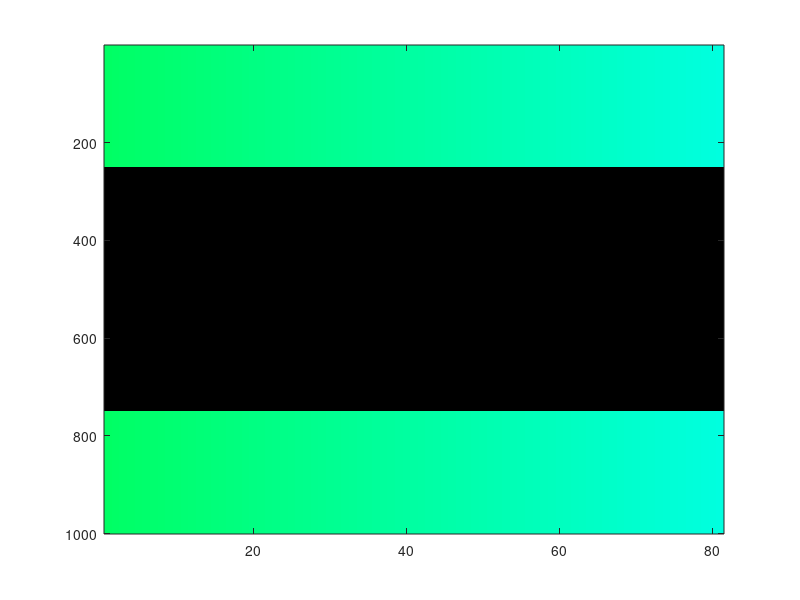
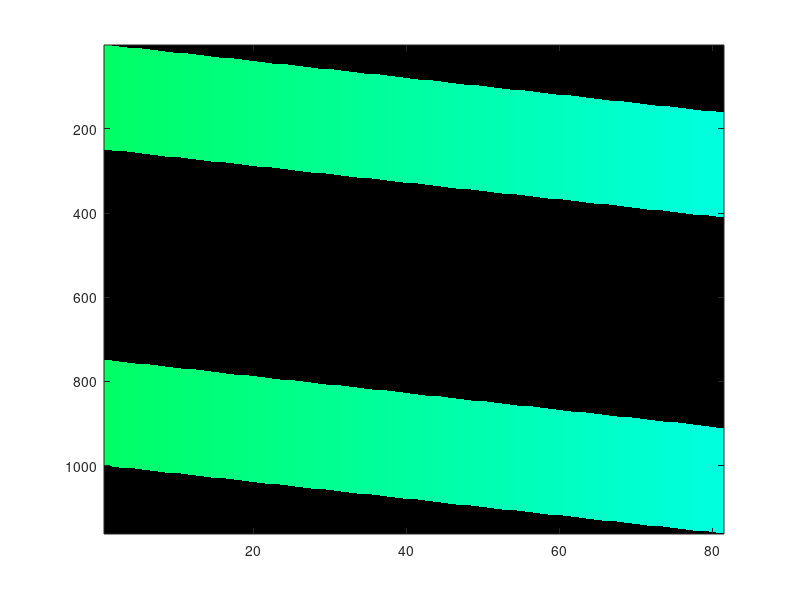
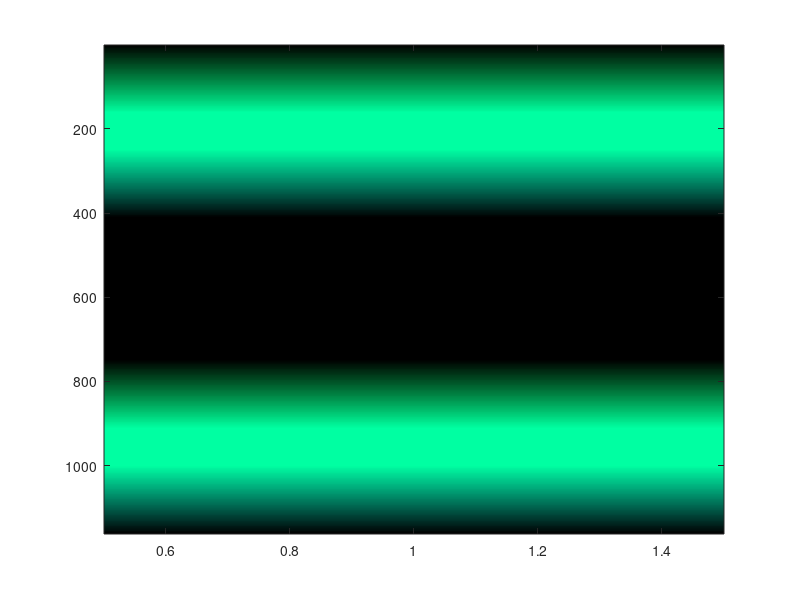

The MATLAB source for these figures, in order:
% This script tests the idea of convoluting a 1D shape into 1 line
clear; close all; clc;
%% Start program (input)
% Amount of colors (amount of columns) [50]
amountOfColors = 1000;

% Amount of elements in the height direction (Amount of row entries) [100]
amountOfElementsInHeight = amountOfColors;

% Dictates the percentage of the center part blocked by the filter [50]
percentageBlocked = 50; 

% Specify the portion you select from the generated spectrum (in
% percentage) [45,70]
beginSpectrum = 40;
endSpectrum = 48;

% Specify the speed of the diffraction grating (not in real /mm but just a
% number) [3]
speedGrating = 2;

%% Initialisation
% Get colors
colors = hsv(amountOfColors)';

% Initialise image (white)
base = ones(amountOfElementsInHeight,amountOfColors,3);

% Assign colors to image
base(:,:,1) = repmat(colors(1,:),amountOfElementsInHeight,1);
base(:,:,2) = repmat(colors(2,:),amountOfElementsInHeight,1);
base(:,:,3) = repmat(colors(3,:),amountOfElementsInHeight,1);

% Put colors through slit to gather desired colors
truncatedColors = base(:,floor(beginSpectrum/100*amountOfColors):floor(endSpectrum*amountOfColors/100),:);

%Show image
image(truncatedColors)

% Block part of the spectrum
blockedElements = floor(size(truncatedColors,1)*percentageBlocked/100);
% Create blocking filter
blockingFilter = zeros(blockedElements,size(truncatedColors,2),3);

% Calculate index start
indexStart = floor((size(truncatedColors,1) - blockedElements)/2);
% Apply filter
truncatedColors(indexStart:indexStart+blockedElements-1,:,:) = blockingFilter;

image(truncatedColors);

newAmtColors = size(truncatedColors,2);
% Create bigger zero matrix to be used for shifting the colors
bigMatrix = zeros(speedGrating*newAmtColors+amountOfElementsInHeight,newAmtColors,3);

% Now for each column in the truncated Colors put them in the corresponding
% row in the bigMatrix but shift every column 2 down with respect to the
% previous column

for i=0:size(truncatedColors, 2)-1
    firstIndex = i*speedGrating+1;
    lastIndex = firstIndex + size(truncatedColors, 1)-1;
    bigMatrix(firstIndex:lastIndex,i+1,:) = truncatedColors(:,i+1,:);
end

figure()
image(bigMatrix)

% squeeze them to one color
squeezed = sum(bigMatrix,2)/size(bigMatrix,2);

minimumBrightness = min(min(squeezed));
maximumBrightness = max(max(squeezed));

factor = 1/(maximumBrightness-minimumBrightness);

squeezedCorrected = squeezed*factor;

figure();
image(squeezedCorrected);
